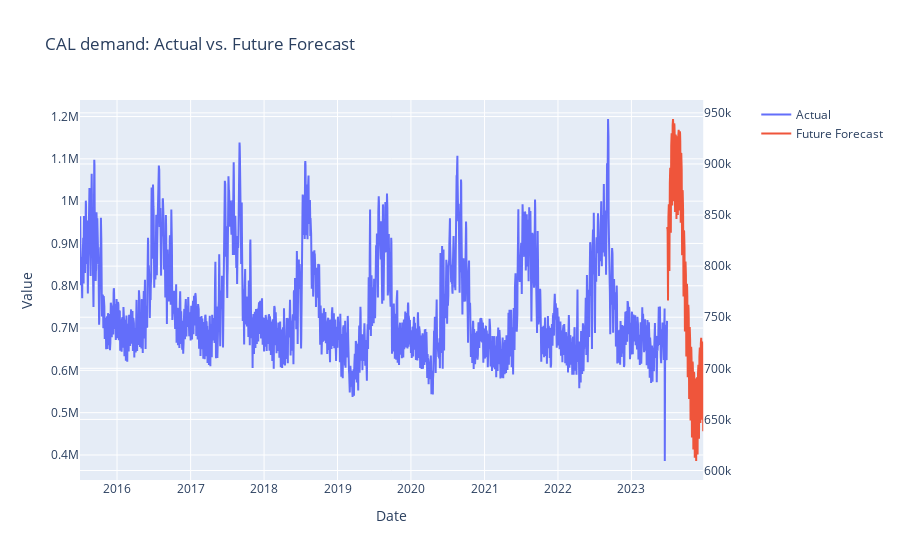

Source (notebook cell):
### Code cell
plot_actual_and_future_forecast('CAL', 'demand')

### Figure 1 — Plotly figure (JSON) as saved in the notebook; plotly's stock layout.template omitted (floating-point values rounded to 4 significant figures; data arrays with more than 128 entries replaced by an {"elided": "..."} marker saying what was removed)
{"data": [{"mode": "lines", "name": "Actual", "type": "scatter", "x": {"elided": "2919 str values"}, "xaxis": "x", "y": {"elided": "2919 int values"}, "yaxis": "y"}, {"mode": "lines", "name": "Future Forecast", "type": "scatter", "x": {"elided": "180 str values"}, "xaxis": "x", "y": {"elided": "180 float values"}, "yaxis": "y2"}], "layout": {"title": {"text": "CAL demand: Actual vs. Future Forecast"}, "xaxis": {"anchor": "y", "domain": [0, 0.94], "title": {"text": "Date"}}, "yaxis": {"anchor": "x", "domain": [0, 1], "title": {"text": "Value"}}, "yaxis2": {"anchor": "x", "overlaying": "y", "side": "right"}}}
